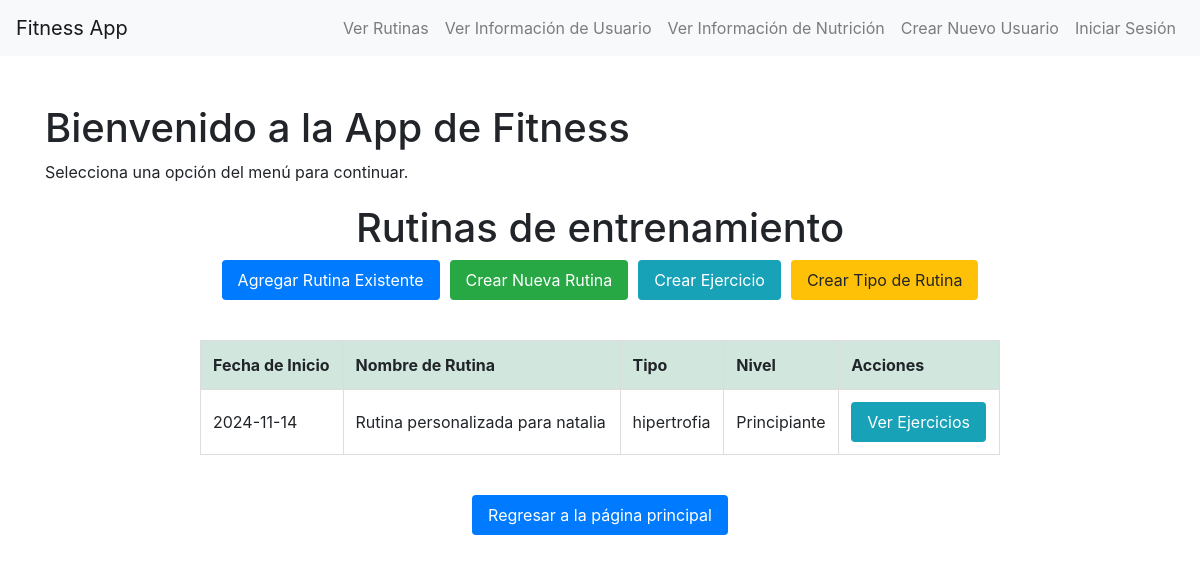
The page /rutinas/rutinas/ on the database its author committed.
### rutinas/models.py (models this page shows, shortened)
class Rutina(models.Model):
    NIVEL_CHOICES = [
        ('Principiante', 'Principiante'),
        ('Intermedio', 'Intermedio'),
        ('Avanzado', 'Avanzado')
    ]
    nombre = models.CharField(max_length=200, default="sin nombre")
    tipo = models.ForeignKey(TipoRutina, on_delete=models.CASCADE,
                           related_name='rutinas',
                           verbose_name="Tipo de Rutina",
                           default=1)
    descripcion = models.TextField()
    nivel = models.CharField(max_length=20, choices=NIVEL_CHOICES, default='Principiante')
    duracion_estimada = models.DurationField(help_text="Duración estimada de la rutina", default=0)
    calorias_estimadas = models.PositiveIntegerField(
        help_text="Calorías estimadas a quemar",
        null=True,
        blank=True
    )
    usuario_creador = models.ForeignKey(
        User,
        on_delete=models.CASCADE,
        related_name='rutinas_creadas',
        default="no se conoce"
    )
    fecha_creacion = models.DateTimeField(default=timezone.now)
    ultima_modificacion = models.DateTimeField(auto_now=True)
    activa = models.BooleanField(default=True)
    class Meta:
        verbose_name = "Rutina"
        verbose_name_plural = "Rutinas"
        ordering = ['-fecha_creacion']

class TipoRutina(models.Model):
    nombre_tipo = models.CharField(max_length=100)
    descripcion = models.TextField()
    created_at = models.DateTimeField(default=timezone.now)
    updated_at = models.DateTimeField(auto_now=True)
    class Meta:
        verbose_name = "Tipo de Rutina"
        verbose_name_plural = "Tipos de Rutinas"
        ordering = ['nombre_tipo']
    def __str__(self):
        return self.nombre_tipo

### rutinas/views.py (the view)
# urls.py: path('rutinas/', views.ver_rutinas, name='index'),  # Ruta para la vista principal de rutina path('agregar/', views.agregar_rutina, name='agregar_rutina'),
def ver_rutinas(request):
    rutinas = Rutina.objects.all()  # Obtén todas las rutinas de la base de datos
    return render(request, 'rutinas.html', {'rutinas': rutinas})

### rutinas/templates/rutinas.html (shortened to what this page needs)
{% extends 'index.html' %}
{% block content %}
<!DOCTYPE html>
<html>
<head>
</head>
<body>
    <div class="routine-container">
        <h1>Rutinas de entrenamiento</h1>
        <div class="action-buttons">
            <button class="btn btn-primary" onclick="showModal('addExistingRoutineModal')">Agregar Rutina Existente</button>
            <button class="btn btn-success" onclick="showModal('createRoutineModal')">Crear Nueva Rutina</button>
            <button class="btn btn-info" onclick="showModal('createExerciseModal')">Crear Ejercicio</button>
            <button class="btn btn-warning" onclick="showModal('createRoutineTypeModal')">Crear Tipo de Rutina</button>
        </div>
        <table>
            <thead>
                <tr>
                    <th>Fecha de Inicio</th>
                    <th>Nombre de Rutina</th>
                    <th>Tipo</th>
                    <th>Nivel</th>
                    <th>Acciones</th>
                </tr>
            </thead>
            <tbody>
                {% if rutinas %}
                    {% for rutina in rutinas %}
                    <tr>
                        <td>{{ rutina.fecha_creacion|date:"Y-m-d" }}</td>
                        <td>{{ rutina.nombre }}</td>
                        <td>{{ rutina.tipo }}</td>
                        <td>{{ rutina.nivel }}</td>
                        <td>
                            <button class="btn btn-info" onclick="verEjercicios({{ rutina.id }})">Ver Ejercicios</button>
                        </td>
                    </tr>
                    {% endfor %}
                {% else %}
                    <tr>
                        <td colspan="5" class="no-data">No hay rutinas registradas.</td>
                    </tr>
                {% endif %}
            </tbody>
        </table>
    </div>
    <a href="{% url 'index' %}" class="btn btn-primary" style="display: block; width: fit-content; margin: 20px auto;">
        Regresar a la página principal
    </a>
</body>
</html>
{% endblock %}

### rutinas/templates/rutinas.html (style rules this page uses)
.routine-container { display: flex; flex-direction: column; align-items: center; margin-top: 20px; padding: 0 20px; }
.action-buttons { margin-bottom: 20px; display: flex; gap: 10px; }
.btn { padding: 8px 16px; border: none; border-radius: 4px; cursor: pointer; transition: background-color 0.3s; }
.btn-primary { background-color: #007bff; color: white; }
.btn-success { background-color: #28a745; color: white; }
.btn-info { background-color: #17a2b8; color: white; }
table { border-collapse: collapse; width: 100%; max-width: 800px; margin: 20px 0; }
th, td { border: 1px solid #ddd; padding: 12px; text-align: left; }
th { background-color: #d1e7dd; }

### rows shown on the page
Rutina: fecha_creacion "2024-11-14", nombre "Rutina personalizada para natalia", tipo "hipertrofia", nivel "Principiante"
